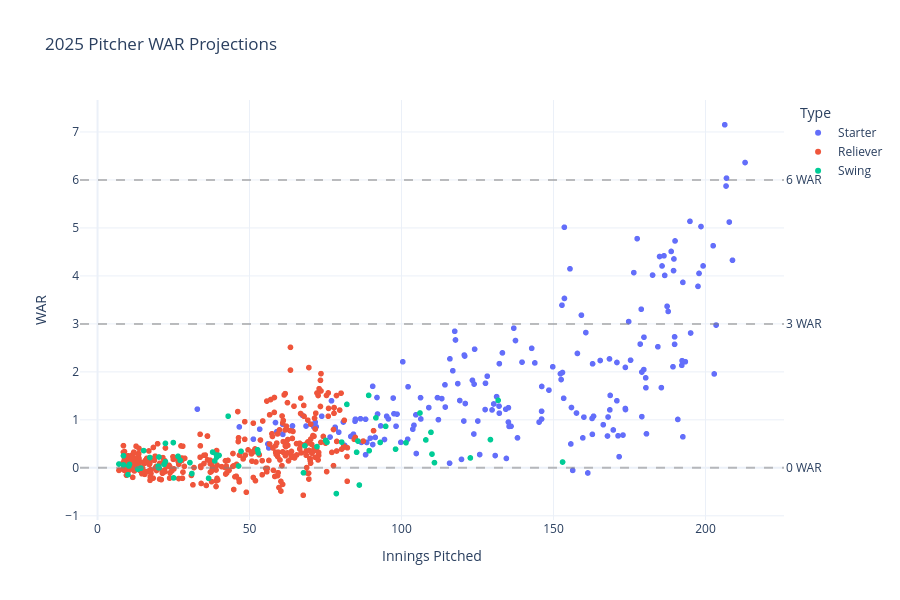

Source (notebook cell):
### Code cell
# Cell 5: Pitcher Projections Scatter

if ros_models_loaded:
    # Add pitcher type for coloring
    pitcher_complete_copy = pitcher_complete.copy()
    pitcher_complete_copy['Type'] = pitcher_complete_copy.apply(
        lambda row: 'Starter' if row.get('GS_per_G', row.get('GS', 0) / max(row.get('G', 1), 1)) > 0.7
        else ('Reliever' if row.get('GS_per_G', row.get('GS', 0) / max(row.get('G', 1), 1)) < 0.1
              else 'Swing'),
        axis=1
    )

    fig_pitchers = create_war_scatter(
        df=pitcher_complete_copy,
        player_type='pitcher',
        title="2025 Pitcher WAR Projections",
        color_by='Type',
        hover_data=['Name', 'Team', 'Type', 'Total_Projected_IP', 'Current_WAR', 'ROS_WAR', 'Total_Projected_WAR']
    )

    fig_pitchers.show()
else:
    print("Skipping pitcher scatter (ROS models not loaded)")

### Figure 1 — Plotly figure (JSON) as saved in the notebook; plotly's stock layout.template omitted (floating-point values rounded to 4 significant figures; data arrays with more than 128 entries replaced by an {"elided": "..."} marker saying what was removed)
{"data": [{"customdata": {"elided": "198x5 mixed values"}, "hovertemplate": "Type=%{customdata[2]}<br>Innings Pitched=%{x}<br>WAR=%{y}<br>Name=%{customdata[0]}<br>Team=%{customdata[1]}<br>Current_WAR=%{customdata[3]}<br>ROS_WAR=%{customdata[4]}<extra></extra>", "legendgroup": "Starter", "marker": {"color": "#636efa", "symbol": "circle"}, "mode": "markers", "name": "Starter", "showlegend": true, "type": "scattergl", "x": {"elided": "198 float values"}, "xaxis": "x", "y": {"elided": "198 float values"}, "yaxis": "y"}, {"customdata": {"elided": "338x5 mixed values"}, "hovertemplate": "Type=%{customdata[2]}<br>Innings Pitched=%{x}<br>WAR=%{y}<br>Name=%{customdata[0]}<br>Team=%{customdata[1]}<br>Current_WAR=%{customdata[3]}<br>ROS_WAR=%{customdata[4]}<extra></extra>", "legendgroup": "Reliever", "marker": {"color": "#EF553B", "symbol": "circle"}, "mode": "markers", "name": "Reliever", "showlegend": true, "type": "scattergl", "x": {"elided": "338 float values"}, "xaxis": "x", "y": {"elided": "338 float values"}, "yaxis": "y"}, {"customdata": {"elided": "61x5 mixed values"}, "hovertemplate": "Type=%{customdata[2]}<br>Innings Pitched=%{x}<br>WAR=%{y}<br>Name=%{customdata[0]}<br>Team=%{customdata[1]}<br>Current_WAR=%{customdata[3]}<br>ROS_WAR=%{customdata[4]}<extra></extra>", "legendgroup": "Swing", "marker": {"color": "#00cc96", "symbol": "circle"}, "mode": "markers", "name": "Swing", "showlegend": true, "type": "scattergl", "x": [89.19, 82.02, 106.1, 91.57, 129.3, 94.79, 109.7, 85.66, 131.8, 85.24, 98.04, 153.0, 42.97, 68.21, 22.34, 89.37, 24.92, 101.5, 52.65, 92.98, 75.03, 75.49, 37.86, 26.48, 47.21, 30.4, 15.2, 72.2, 110.0, 17.22, 52.9, 39.98, 39.15, 8.526, 39.22, 20.21, 22.34, 108.0, 7.043, 21.88, 122.7, 46.38, 10.51, 10.29, 8.526, 67.75, 80.32, 38.58, 20.04, 19.96, 20.25, 110.8, 27.17, 36.54, 14.24, 10.02, 25.05, 13.25, 31.04, 86.12, 78.56], "xaxis": "x", "y": [1.51, 1.322, 1.143, 1.042, 0.5884, 0.8647, 0.74, 0.5575, 1.406, 0.3243, 0.3888, 0.1207, 1.076, 0.4589, 0.5094, 0.357, 0.5257, 0.5228, 0.3753, 0.5284, 0.5709, 0.5326, 0.3277, 0.2402, 0.3441, 0.1085, 0.3587, 0.4427, 0.2864, 0.2145, 0.3094, 0.2593, 0.2673, 0.2515, 0.2226, 0.2257, 0.128, 0.5813, 0.07879, 0.07206, 0.2057, 0.03792, 0.07065, 0.03873, 0.05942, -0.1042, 0.5354, 0.1447, 0.004695, 0.0344, 0.001258, 0.108, 0.1571, -0.2172, -0.006921, -0.1433, -0.2101, -0.02836, -0.1195, -0.3589, -0.5375], "yaxis": "y"}], "layout": {"annotations": [{"showarrow": false, "text": "0 WAR", "x": 1, "xanchor": "left", "xref": "x domain", "y": 0, "yanchor": "middle", "yref": "y"}, {"showarrow": false, "text": "3 WAR", "x": 1, "xanchor": "left", "xref": "x domain", "y": 3, "yanchor": "middle", "yref": "y"}, {"showarrow": false, "text": "6 WAR", "x": 1, "xanchor": "left", "xref": "x domain", "y": 6, "yanchor": "middle", "yref": "y"}], "height": 600, "hovermode": "closest", "legend": {"title": {"text": "Type"}, "tracegroupgap": 0}, "shapes": [{"line": {"color": "gray", "dash": "dash"}, "opacity": 0.5, "type": "line", "x0": 0, "x1": 1, "xref": "x domain", "y0": 0, "y1": 0, "yref": "y"}, {"line": {"color": "gray", "dash": "dash"}, "opacity": 0.5, "type": "line", "x0": 0, "x1": 1, "xref": "x domain", "y0": 3, "y1": 3, "yref": "y"}, {"line": {"color": "gray", "dash": "dash"}, "opacity": 0.5, "type": "line", "x0": 0, "x1": 1, "xref": "x domain", "y0": 6, "y1": 6, "yref": "y"}], "showlegend": true, "title": {"text": "2025 Pitcher WAR Projections"}, "xaxis": {"anchor": "y", "domain": [0, 1], "title": {"text": "Innings Pitched"}}, "yaxis": {"anchor": "x", "domain": [0, 1], "title": {"text": "WAR"}}}}
